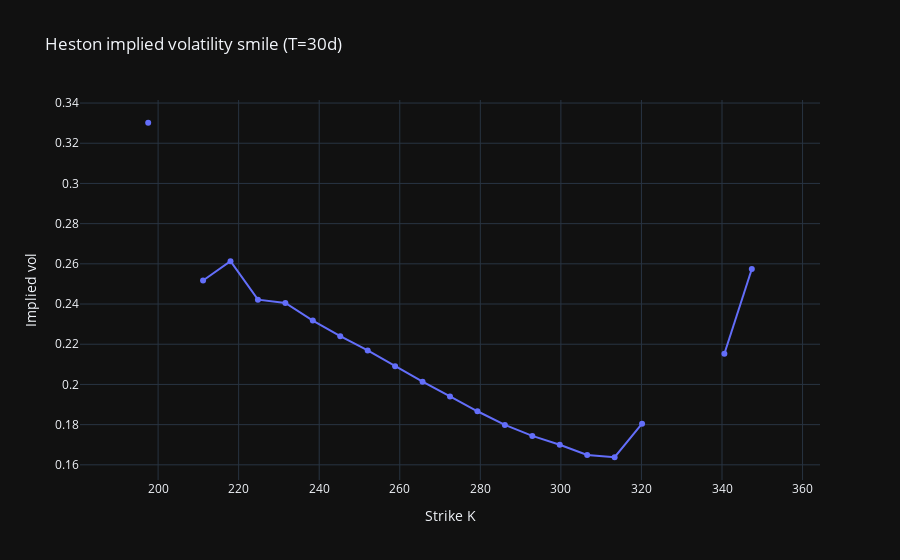

Write notebook code for a chart like this one.
### Markdown cell above
## 5) Heston smile (interactive)

We compute Heston prices for a range of strikes, then invert Black–Scholes to get an implied-vol curve.

**Interpretation:**  
- If \(\rho<0\), implied vol tends to be higher for low strikes → equity **skew**.
- Higher \(\xi\) (vol-of-vol) increases curvature of the smile.

### Code cell
def _scalar(x) -> float:
    """Best-effort conversion to float (handles pandas Series with 1 element)."""
    try:
        arr = np.asarray(x)
        return float(arr.reshape(-1)[0])
    except Exception:
        try:
            return float(x)
        except Exception:
            return float("nan")


@lru_cache(maxsize=4096)
def _heston_call_cached(S0, K, T, r, kappa, theta, xi, rho, v0, q, u_max):
    return heston_call_price(S0, K, T, r, kappa, theta, xi, rho, v0, q=q, u_max=u_max)

def heston_smile(S0, T, r, q, params, strikes):
    kappa, theta, xi, rho, v0 = params
    prices = []
    ivs = []
    for K in strikes:
        C = _heston_call_cached(S0, float(K), float(T), float(r), float(kappa), float(theta), float(xi), float(rho), float(v0), float(q), 80.0)
        prices.append(C)
        ivs.append(implied_vol_call(C, S0, float(K), T, r, q=q))
    return np.array(prices), np.array(ivs)

S0 = float(prices.iloc[-1])
r_rf = 0.02
q_div = 0.0
T0 = 30/365

# default params
sigma0 = float(r.rolling(63).std(ddof=1).iloc[-1] * np.sqrt(252))
v0_ = sigma0**2
theta_ = v0_

strikes = np.linspace(0.7*S0, 1.3*S0, 25)

C_h, iv_h = heston_smile(S0, T0, r_rf, q_div, (2.0, _scalar(theta_), 0.40, -0.6, _scalar(v0_)), strikes)

fig = go.Figure()
fig.add_trace(go.Scatter(x=strikes, y=iv_h, mode="lines+markers", name="Heston IV"))
fig.update_layout(template="plotly_dark", title="Heston implied volatility smile (T=30d)", xaxis_title="Strike K", yaxis_title="Implied vol")
fig.show()
fig.write_html(ASSETS_DIR / "heston_iv_smile.html")

### Figure 1 — Plotly figure (JSON) as saved in the notebook; plotly's stock layout.template omitted (floating-point values rounded to 4 significant figures)
{"data": [{"mode": "lines+markers", "name": "Heston IV", "type": "scatter", "x": [190.7, 197.5, 204.4, 211.2, 218.0, 224.8, 231.6, 238.4, 245.2, 252.0, 258.8, 265.7, 272.5, 279.3, 286.1, 292.9, 299.7, 306.5, 313.3, 320.2, 327.0, 333.8, 340.6, 347.4, 354.2], "y": [null, 0.3302, null, 0.2517, 0.2613, 0.2422, 0.2406, 0.2318, 0.224, 0.2169, 0.209, 0.2014, 0.194, 0.1867, 0.1799, 0.1744, 0.17, 0.1649, 0.1638, 0.1805, null, null, 0.2153, 0.2574, null]}], "layout": {"title": {"text": "Heston implied volatility smile (T=30d)"}, "xaxis": {"title": {"text": "Strike K"}}, "yaxis": {"title": {"text": "Implied vol"}}}}
